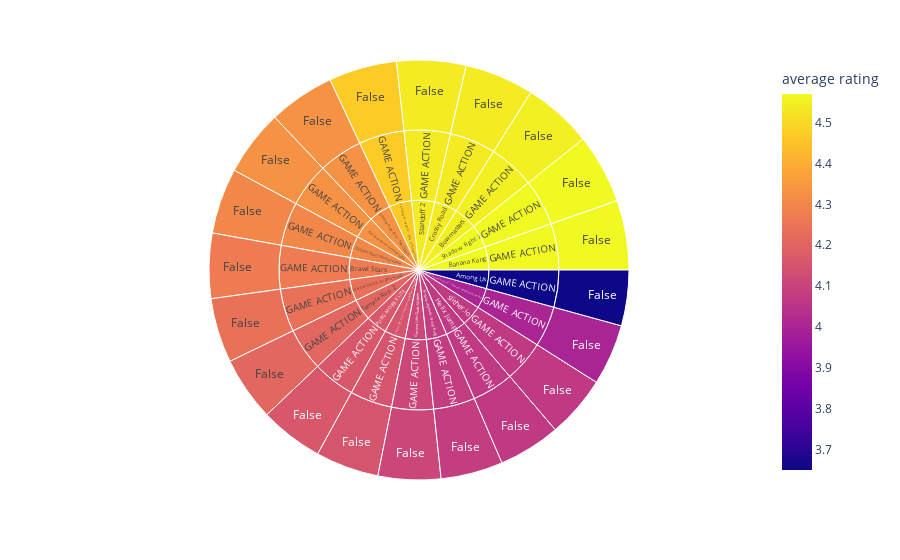

Notebook cell for this chart:
### Code cell
# Dataviz 29
px.sunburst(data1.head(20), 
            path = ['title', 'category', 'paid'], 
            values = 'average rating', 
            color = 'average rating')

### Figure 1 — Plotly figure (JSON) as saved in the notebook; plotly's stock layout.template omitted (floating-point values rounded to 4 significant figures)
{"data": [{"branchvalues": "total", "customdata": [[3.65], [4.57], [4.55], [4.27], [4.47], [4.54], [4.3], [4.33], [4.11], [4.07], [4.08], [4.16], [4.24], [4.15], [4.57], [4.33], [4.54], [4.21], [4], [4.07], [3.65], [4.57], [4.55], [4.27], [4.47], [4.54], [4.3], [4.33], [4.11], [4.07], [4.08], [4.16], [4.24], [4.15], [4.57], [4.33], [4.54], [4.21], [4], [4.07], [3.65], [4.57], [4.55], [4.27], [4.47], [4.54], [4.3], [4.33], [4.11], [4.07], [4.08], [4.16], [4.24], [4.15], [4.57], [4.33], [4.54], [4.21], [4], [4.07]], "domain": {"x": [0, 1], "y": [0, 1]}, "hovertemplate": "labels=%{label}<br>average rating_sum=%{value}<br>parent=%{parent}<br>id=%{id}<br>average rating=%{color}<extra></extra>", "ids": ["Among Us/GAME ACTION/False", "Banana Kong/GAME ACTION/False", "Bowmasters/GAME ACTION/False", "Brawl Stars/GAME ACTION/False", "Call of Duty®: Mobile - Day of Reckoning/GAME ACTION/False", "Crossy Road/GAME ACTION/False", "Gangstar Vegas: World of Crime/GAME ACTION/False", "Garena Free Fire - The Cobra/GAME ACTION/False", "Garena Liên Quân Mobile/GAME ACTION/False", "Helix Jump/GAME ACTION/False", "Mobile Legends: Bang Bang/GAME ACTION/False", "PUBG MOBILE LITE/GAME ACTION/False", "PUBG MOBILE: Graffiti Prank/GAME ACTION/False", "Pixel Gun 3D: FPS Shooter & Battle Royale/GAME ACTION/False", "Shadow Fight 2/GAME ACTION/False", "Sniper 3D: Fun Free Online FPS Shooting Game/GAME ACTION/False", "Standoff 2/GAME ACTION/False", "Temple Run 2/GAME ACTION/False", "War Robots. 6v6 Tactical Multiplayer Battles/GAME ACTION/False", "slither.io/GAME ACTION/False", "Among Us/GAME ACTION", "Banana Kong/GAME ACTION", "Bowmasters/GAME ACTION", "Brawl Stars/GAME ACTION", "Call of Duty®: Mobile - Day of Reckoning/GAME ACTION", "Crossy Road/GAME ACTION", "Gangstar Vegas: World of Crime/GAME ACTION", "Garena Free Fire - The Cobra/GAME ACTION", "Garena Liên Quân Mobile/GAME ACTION", "Helix Jump/GAME ACTION", "Mobile Legends: Bang Bang/GAME ACTION", "PUBG MOBILE LITE/GAME ACTION", "PUBG MOBILE: Graffiti Prank/GAME ACTION", "Pixel Gun 3D: FPS Shooter & Battle Royale/GAME ACTION", "Shadow Fight 2/GAME ACTION", "Sniper 3D: Fun Free Online FPS Shooting Game/GAME ACTION", "Standoff 2/GAME ACTION", "Temple Run 2/GAME ACTION", "War Robots. 6v6 Tactical Multiplayer Battles/GAME ACTION", "slither.io/GAME ACTION", "Among Us", "Banana Kong", "Bowmasters", "Brawl Stars", "Call of Duty®: Mobile - Day of Reckoning", "Crossy Road", "Gangstar Vegas: World of Crime", "Garena Free Fire - The Cobra", "Garena Liên Quân Mobile", "Helix Jump", "Mobile Legends: Bang Bang", "PUBG MOBILE LITE", "PUBG MOBILE: Graffiti Prank", "Pixel Gun 3D: FPS Shooter & Battle Royale", "Shadow Fight 2", "Sniper 3D: Fun Free Online FPS Shooting Game", "Standoff 2", "Temple Run 2", "War Robots. 6v6 Tactical Multiplayer Battles", "slither.io"], "labels": ["False", "False", "False", "False", "False", "False", "False", "False", "False", "False", "False", "False", "False", "False", "False", "False", "False", "False", "False", "False", "GAME ACTION", "GAME ACTION", "GAME ACTION", "GAME ACTION", "GAME ACTION", "GAME ACTION", "GAME ACTION", "GAME ACTION", "GAME ACTION", "GAME ACTION", "GAME ACTION", "GAME ACTION", "GAME ACTION", "GAME ACTION", "GAME ACTION", "GAME ACTION", "GAME ACTION", "GAME ACTION", "GAME ACTION", "GAME ACTION", "Among Us", "Banana Kong", "Bowmasters", "Brawl Stars", "Call of Duty®: Mobile - Day of Reckoning", "Crossy Road", "Gangstar Vegas: World of Crime", "Garena Free Fire - The Cobra", "Garena Liên Quân Mobile", "Helix Jump", "Mobile Legends: Bang Bang", "PUBG MOBILE LITE", "PUBG MOBILE: Graffiti Prank", "Pixel Gun 3D: FPS Shooter & Battle Royale", "Shadow Fight 2", "Sniper 3D: Fun Free Online FPS Shooting Game", "Standoff 2", "Temple Run 2", "War Robots. 6v6 Tactical Multiplayer Battles", "slither.io"], "marker": {"coloraxis": "coloraxis", "colors": [3.65, 4.57, 4.55, 4.27, 4.47, 4.54, 4.3, 4.33, 4.11, 4.07, 4.08, 4.16, 4.24, 4.15, 4.57, 4.33, 4.54, 4.21, 4, 4.07, 3.65, 4.57, 4.55, 4.27, 4.47, 4.54, 4.3, 4.33, 4.11, 4.07, 4.08, 4.16, 4.24, 4.15, 4.57, 4.33, 4.54, 4.21, 4, 4.07, 3.65, 4.57, 4.55, 4.27, 4.47, 4.54, 4.3, 4.33, 4.11, 4.07, 4.08, 4.16, 4.24, 4.15, 4.57, 4.33, 4.54, 4.21, 4, 4.07]}, "name": "", "parents": ["Among Us/GAME ACTION", "Banana Kong/GAME ACTION", "Bowmasters/GAME ACTION", "Brawl Stars/GAME ACTION", "Call of Duty®: Mobile - Day of Reckoning/GAME ACTION", "Crossy Road/GAME ACTION", "Gangstar Vegas: World of Crime/GAME ACTION", "Garena Free Fire - The Cobra/GAME ACTION", "Garena Liên Quân Mobile/GAME ACTION", "Helix Jump/GAME ACTION", "Mobile Legends: Bang Bang/GAME ACTION", "PUBG MOBILE LITE/GAME ACTION", "PUBG MOBILE: Graffiti Prank/GAME ACTION", "Pixel Gun 3D: FPS Shooter & Battle Royale/GAME ACTION", "Shadow Fight 2/GAME ACTION", "Sniper 3D: Fun Free Online FPS Shooting Game/GAME ACTION", "Standoff 2/GAME ACTION", "Temple Run 2/GAME ACTION", "War Robots. 6v6 Tactical Multiplayer Battles/GAME ACTION", "slither.io/GAME ACTION", "Among Us", "Banana Kong", "Bowmasters", "Brawl Stars", "Call of Duty®: Mobile - Day of Reckoning", "Crossy Road", "Gangstar Vegas: World of Crime", "Garena Free Fire - The Cobra", "Garena Liên Quân Mobile", "Helix Jump", "Mobile Legends: Bang Bang", "PUBG MOBILE LITE", "PUBG MOBILE: Graffiti Prank", "Pixel Gun 3D: FPS Shooter & Battle Royale", "Shadow Fight 2", "Sniper 3D: Fun Free Online FPS Shooting Game", "Standoff 2", "Temple Run 2", "War Robots. 6v6 Tactical Multiplayer Battles", "slither.io", "", "", "", "", "", "", "", "", "", "", "", "", "", "", "", "", "", "", "", ""], "type": "sunburst", "values": [3.65, 4.57, 4.55, 4.27, 4.47, 4.54, 4.3, 4.33, 4.11, 4.07, 4.08, 4.16, 4.24, 4.15, 4.57, 4.33, 4.54, 4.21, 4, 4.07, 3.65, 4.57, 4.55, 4.27, 4.47, 4.54, 4.3, 4.33, 4.11, 4.07, 4.08, 4.16, 4.24, 4.15, 4.57, 4.33, 4.54, 4.21, 4, 4.07, 3.65, 4.57, 4.55, 4.27, 4.47, 4.54, 4.3, 4.33, 4.11, 4.07, 4.08, 4.16, 4.24, 4.15, 4.57, 4.33, 4.54, 4.21, 4, 4.07]}], "layout": {"coloraxis": {"colorbar": {"title": {"text": "average rating"}}, "colorscale": [[0, "#0d0887"], [0.1111, "#46039f"], [0.2222, "#7201a8"], [0.3333, "#9c179e"], [0.4444, "#bd3786"], [0.5556, "#d8576b"], [0.6667, "#ed7953"], [0.7778, "#fb9f3a"], [0.8889, "#fdca26"], [1, "#f0f921"]]}, "legend": {"tracegroupgap": 0}, "margin": {"t": 60}}}
